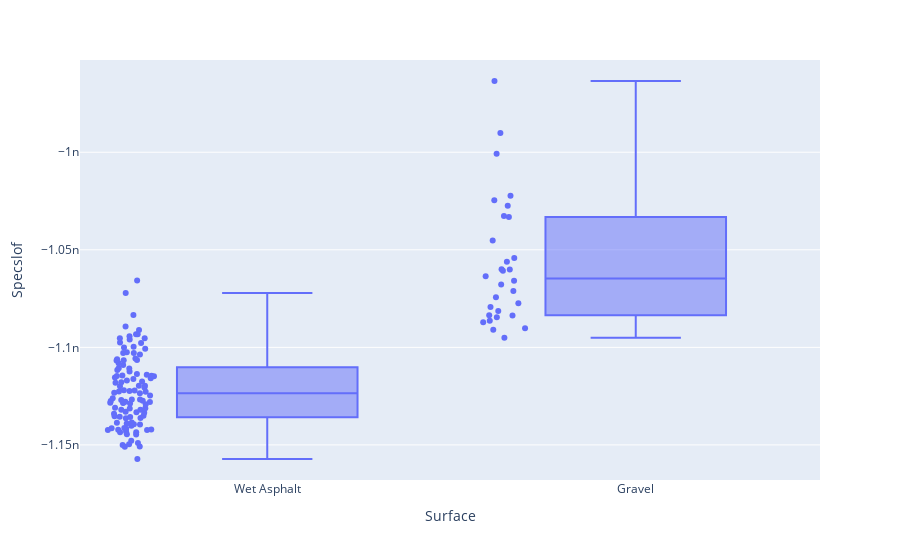

The code cell stored with this chart in its notebook:
### Code cell
fig = px.box(alldf, x="Surface", y="Specslof", points = 'all')
fig.show()

### Figure 1 — Plotly figure (JSON) as saved in the notebook; plotly's stock layout.template omitted (floating-point values rounded to 4 significant figures; data arrays with more than 128 entries replaced by an {"elided": "..."} marker saying what was removed)
{"data": [{"alignmentgroup": "True", "boxpoints": "all", "hovertemplate": "Surface=%{x}<br>Specslof=%{y}<extra></extra>", "legendgroup": "", "marker": {"color": "#636efa"}, "name": "", "notched": false, "offsetgroup": "", "orientation": "v", "showlegend": false, "type": "box", "x": {"elided": "139 str values"}, "x0": " ", "xaxis": "x", "y": {"elided": "139 float values"}, "y0": " ", "yaxis": "y"}], "layout": {"boxmode": "group", "legend": {"tracegroupgap": 0}, "margin": {"t": 60}, "xaxis": {"anchor": "y", "domain": [0, 1], "title": {"text": "Surface"}}, "yaxis": {"anchor": "x", "domain": [0, 1], "title": {"text": "Specslof"}}}}
